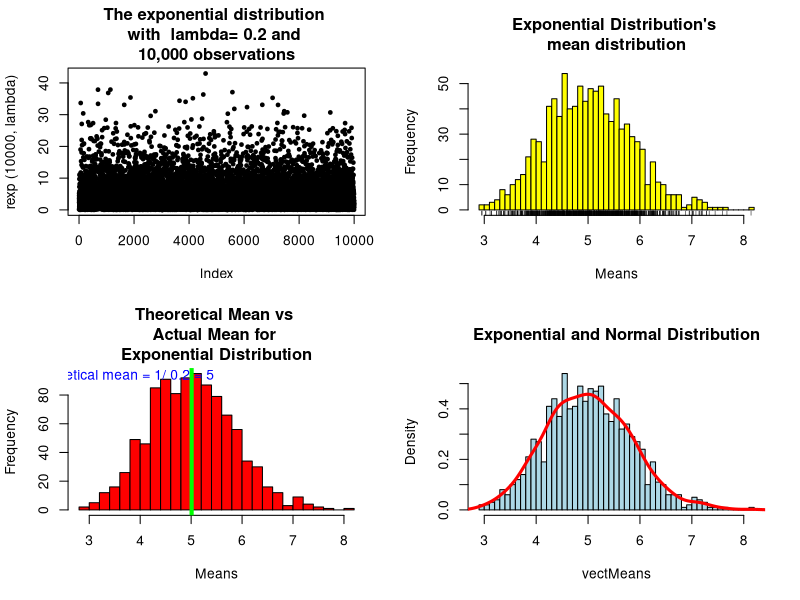

Generate this figure with R:
## ---- chunk 1
echo = TRUE  # Make code always visible
options(scipen = 1)  # Turn off scientific notations for numbers
## ---- chunk 2
lambda = 0.2 # setting the laambda parameter as per assignment statement
noExp = 40 # number of exponentials
noSim = 1000 # 10k simulations
## ---- chunk 3
# 4.1 Generating and plotting Exponential Distribution
dsExp = rexp (10000, lambda)

#4.2 Exponential Distribution mean calculation
vectMeans = NULL
for (i in 1:noSim) vectMeans = c (vectMeans, mean (rexp(noExp, lambda)))
## ---- chunk 4
# 5.1 Generating and plotting Exponential Distribution
print (paste ("Actual mean is", round(mean(vectMeans),2)))
print (paste ("Theoretical mean is", (1/lambda)))
## ---- chunk 5
# 5.2 Sample Variance versus Theoretical Variance
print (paste ("Actual Variance is", var(vectMeans)))
print (paste ("Theoretical Variance is", "((1/",lambda,")^2)/",noExp,"=",(((1/lambda)^2)/noExp)))
## ---- chunk 6
# 5.3 Is the distribution of means normal?
## ---- chunk 7
par(mfrow=c(2,2))

plot (dsExp, pch=19, cex=0.6, 
      main=paste("The exponential distribution \nwith ",
        "lambda=",lambda,"and \n10,000 observations",sep=" "),
      ylab="rexp (10000, lambda)")

hist (vectMeans, col="yellow", 
      main="Exponential Distribution's \nmean distribution", 
      breaks = 40, xlab="Means")
rug (vectMeans)

hist(vectMeans, col="red", 
     main="Theoretical Mean vs \nActual Mean for \nExponential Distribution",
     breaks=20, xlab="Means")
abline(v=mean(vectMeans), lwd="4", col="green")
text(3.6, 100, 
     paste("Actual Mean = ", 
           round(mean(vectMeans),2), 
           "\n Theoretical mean = 1/", 
           lambda, "=", (1/lambda)), col="blue")

hist(vectMeans, prob=TRUE, col="lightblue", main="Exponential and Normal Distribution", breaks=40)
lines(density(vectMeans), lwd=3, col="red", xlab="Means")
